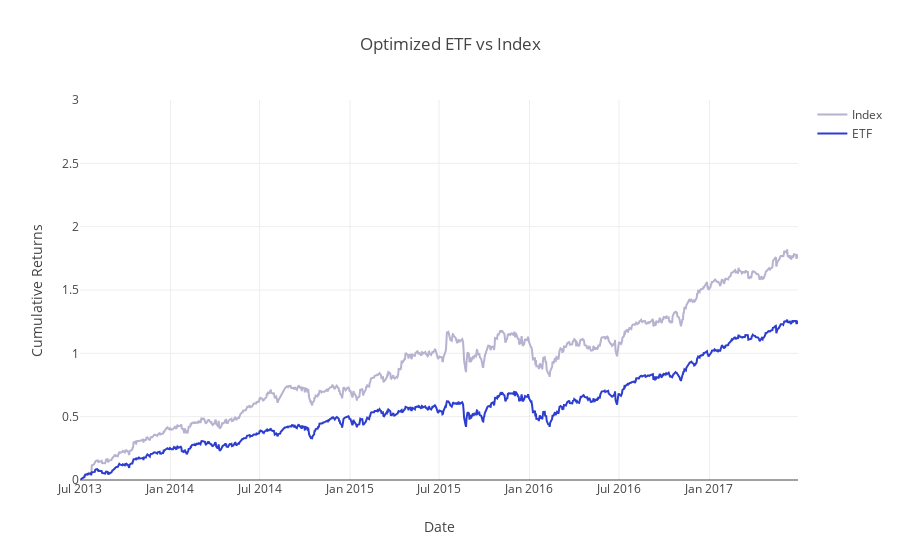

Here is the notebook cell this chart was saved with:
### Markdown cell above
With our ETF weights built, let's compare it to the index. Run the next cell to calculate the ETF returns and compare it to the index returns.

### Code cell
optim_etf_returns = generate_weighted_returns(returns, optimal_single_rebalance_etf_weights)
optim_etf_cumulative_returns = calculate_cumulative_returns(optim_etf_returns)
project_helper.plot_benchmark_returns(index_weighted_cumulative_returns, optim_etf_cumulative_returns, 'Optimized ETF vs Index')

optim_etf_tracking_error = tracking_error(np.sum(index_weighted_returns, 1), np.sum(optim_etf_returns, 1))
print('Optimized ETF Tracking Error: {}'.format(optim_etf_tracking_error))

### Figure 1 — Plotly figure (JSON) as saved in the notebook; plotly's stock layout.template omitted (floating-point values rounded to 4 significant figures; data arrays with more than 128 entries replaced by an {"elided": "..."} marker saying what was removed)
{"data": [{"line": {"color": "#B6B2CF"}, "name": "Index", "type": "scatter", "uid": "139e2ec4-ce3e-42d2-8c1e-e41497bd0c39", "x": {"elided": "1009 str values"}, "y": {"elided": "1009 float values"}}, {"line": {"color": "#2D3ECF"}, "name": "ETF", "type": "scatter", "uid": "bffa725f-3312-40cb-b958-2011d8774644", "x": {"elided": "1009 str values"}, "y": {"elided": "1009 float values"}}], "layout": {"title": {"text": "Optimized ETF vs Index"}, "xaxis": {"title": {"text": "Date"}}, "yaxis": {"range": [0, 3], "title": {"text": "Cumulative Returns"}}}}
